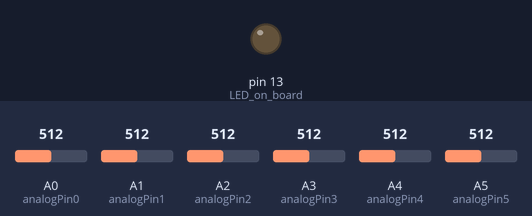
This sketch was run on a simulated Arduino Uno, built with avr-gcc and run on an emulated ATmega328P. Parts: output pins drawn as LEDs (lit = HIGH). The inputs (shaded band) are chosen by the test bench; at power-on: A0 (analogPin0) = 512, A1 (analogPin1) = 512, A2 (analogPin2) = 512, A3 (analogPin3) = 512, A4 (analogPin4) = 512, A5 (analogPin5) = 512. What the sketch prints to the serial monitor is not drawn.

Above: at 2.5 s.
At 5.5 s:
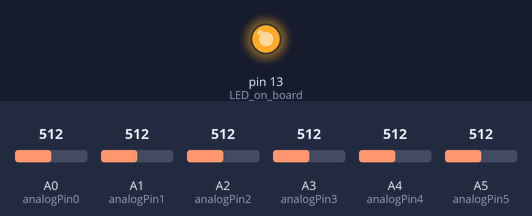
Timing chart, 0 to 21.8 s (numbered marks = the images above):
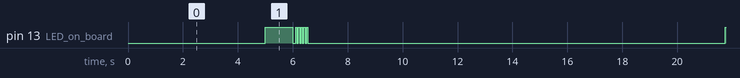

The sketch:

Go2.ino
```cpp
            // Include libraries

//////////////////////////////////////////////
// VARIABLES USED TO INITIALIZE EACH SECTION
//////////////////////////////////////////////
int analogPin0 = A0;     //reads pin 0
int analogPin1 = A1;     //reads pin 1
int analogPin2 = A2;     //reads pin 2
int analogPin3 = A3;     //reads pin 3
int analogPin4 = A4;     //reads pin 4
int analogPin5 = A5;     //reads pin 5
int i = 0 ;              //dummy variable
const byte testing1 = 1;
const byte testing2 = 1;
const byte testing3 = 1;
const byte testing4 = 1;
const byte testing5 = 1;
double analogPin0Value, analogPin1Value, analogPin2Value, analogPin3Value, analogPin4Value, analogPin5Value;


void setup() {                               // put your setup code here, to run once:
 pinMode(LED_BUILTIN, OUTPUT);              // LED on board
 Serial.begin(9600);                        // communicates with serial monitor
}

void loop() {                                     // put your main code here, to run repeatedly:
  if (testing1 == 1){
    Serial.println("[I] STARTING LED AND STEPPER TESTING IN 5 SECONDS");
    delay(5000);
    //one long, five quick
    digitalWrite(LED_BUILTIN, HIGH);             // turn the LED on (HIGH is the voltage level)
    delay(1000);                                 // wait for a second
    digitalWrite(LED_BUILTIN, LOW);              // turn the LED off by making the voltage LOW
    delay(100);                                  // wait for a second
    for (i = 0; i < 5; i++){
    digitalWrite(LED_BUILTIN, HIGH);
    delay(50);
    digitalWrite(LED_BUILTIN, LOW);
    delay(50);}//endfor
    Serial.print("i = ");
    Serial.println(i);
  }//end testing1

///////////////////////////////////////////////
//////////////////////////////////////////////
///////////////////////////////////////////////

  if (testing2 == 1){
    Serial.println("[I] STARTING TO READ AND PRINT ANALOG VALUES IN 5 SECONDS");
    delay(5000);
    analogPin0Value = analogRead(analogPin0);
    analogPin1Value = analogRead(analogPin1);
    analogPin2Value = analogRead(analogPin2);
    analogPin3Value = analogRead(analogPin3);
    analogPin4Value = analogRead(analogPin4);
    analogPin5Value = analogRead(analogPin5);
    Serial.print("analogPin0Value = ");
    Serial.println(analogPin0Value);
    Serial.print("analogPin1Value = ");
    Serial.println(analogPin1Value);
    Serial.print("analogPin2Value = ");
    Serial.println(analogPin2Value);
    Serial.print("analogPin3Value = ");
    Serial.println(analogPin3Value);
    Serial.print("analogPin4Value = ");
    Serial.println(analogPin4Value);
    Serial.print("analogPin5Value = ");
    Serial.println(analogPin5Value);
  }//end testing2


  if (testing3 == 1){
    Serial.println("[I] STARTING TO PROCESS ANALOG VALUES IN 5 SECONDS");
    delay(5000);

  }//end testing3


}//ENDVOIDLOOP
```

Measured:
- by itself, pin 13 (LED_on_board): repeats every 16.8 s: LOW 0.10 s, 4 × (HIGH 0.05 s, LOW 0.05 s), HIGH 0.05 s, LOW 15.2 s, HIGH 1.0 s
- by itself, everything shown: repeats every 16.8 s, in 12 steps
